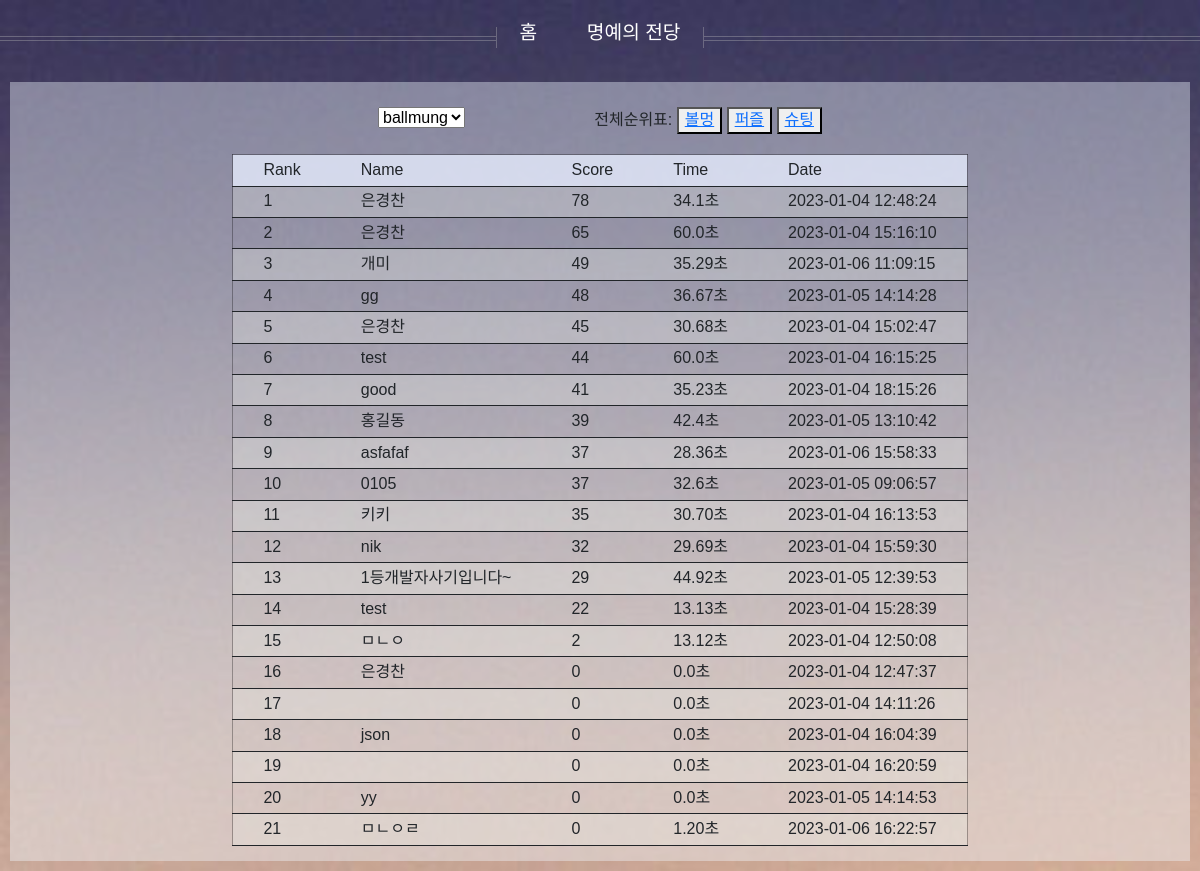
/rank/, run on the app's committed database.
### ballmungApp/models.py (models this page shows)
class rankInfo(models.Model):
    nickname = models.CharField(max_length=100, default="")
    score = models.IntegerField()
    clearTime = models.IntegerField()
    regiDate = models.CharField(max_length=100)

### mainApp/views.py (the view)
# urls.py: path("rank/", ballmungViews.rank, name="rank"),
def rank(request):
    if request.method == "GET":
        rankinfo = rankInfo.objects.all()
        rankinfo = rankinfo.order_by("-score", "clearTime") #-score 역순
        page_info = {
            "startPage" : 1,
            "endPage" : 10,
            "underPageCount" : 10, #하단 페이지의 보여질 개수
            "currentPage" : 1,
            "totalPage" : 0,
            "countPerPage" : 30, #페이지당 보여질 데이터수
        }
        page_info["currentPage"] = request.GET.get("page")
        if not page_info["currentPage"]: #현재페이지를 가져오지 못하면 1페이지를 보여줌
            page_info["currentPage"] = 1
        else:
            page_info["currentPage"] = int(page_info["currentPage"]) #숫자로 형변환
            if page_info["currentPage"] <= 0:
                page_info["currentPage"] = 1
        page_info["totalPage"] = (rankinfo.count() // page_info["countPerPage"]) + 1
        if (rankinfo.count() % page_info["countPerPage"]) == 0: #한페이지에 보여질 수에 딱 맞아 떨어지면 1을 빼줘야됨
            page_info["totalPage"] -= 1
        page_info["startPage"] = (page_info["currentPage"] // page_info["underPageCount"]) * page_info["underPageCount"] + 1
        page_info["endPage"] = page_info["startPage"] + page_info["underPageCount"] - 1
        if page_info["endPage"] > page_info["totalPage"]: #끝 페이지가 전체페이지수를 넘어가면
            page_info["endPage"] = page_info["totalPage"]
        pageRange = range(page_info["startPage"], page_info["endPage"]+1)
        paginator = Paginator(rankinfo, page_info["countPerPage"])  # 한페이지당 보여질 개수(데이터, 개수)
        rankinfo_s = paginator.get_page(page_info["currentPage"]) # 몇 페이지를 보여줄지 저장(1페이지의 10개의 데이터가 저장)
        return render(request, "mainApp/rank.html", {"rankdata":rankinfo_s, "page_info":page_info, "pageRange":pageRange})
    elif request.method == "POST":
        return render(request, "mainApp/main.html")

### ballmungApp/templatetags/rank_filter.py (called while the page is built)
@register.filter
def rank_filter(value, arg):
    rank = value + (arg - 1) * 10
    return rank

### ballmungApp/templatetags/time_filter.py (called while the page is built)
@register.filter
def time_filter(value):
    text = "{f}.{b}초"
    return text.format(f=(value//100), b=(value%100))

### mainApp/templates/mainApp/rank.html (shortened to what this page needs)
<!DOCTYPE html>
<html lang="en">
<head>
    <link href="https://cdn.jsdelivr.net/npm/bootstrap@5.2.3/dist/css/bootstrap.min.css" rel="stylesheet">
    <link rel="stylesheet" href="/static/ballmungApp/css/mainApp_rank.css">
</head>
<body>
    {% include "nav.html" %}
    <div class="wrapper">
        <div class="rank_header">
            <div class="dropdown">
                <div>
                    <select name="select" id="gameSelect">
                        <option value="ballmung">ballmung</option>
                    </select>
                </div>
            </div>
            <div class="rank_button">
                <div>
                    <span>전체순위표:</span>
                    <button><a href="/ballmung/rank">볼멍</a></button>
                    <button><a href="../puzzleApp/rank">퍼즐</a></button>
                    <button><a href="/shootingApp/rank">슈팅</a></button>
                </div>
            </div>
        </div>
        <div id="rankTable">
            {% include "mainApp/ballmung_rank.html" %}
        </div>
    </div>
</body>
</html>

### mainApp/templates/mainApp/ballmung_rank.html
<table>
    <thead>
        <tr>
            <th>Rank</th>
            <th>Name</th>
            <th>Score</th>
            <th>Time</th>
            <th>Date</th>
        </tr>
    </thead>
    <tbody>
        {% load time_filter %}
        {% load rank_filter %}
        {% for rd in rankdata %}
            <tr>
                <td>{{ forloop.counter | rank_filter:page_info.currentPage}}</td>
                <td>{{ rd.nickname }}</td>
                <td>{{ rd.score }}</td>
                <td>{{ rd.clearTime | time_filter }}</td>
                <td>{{ rd.regiDate }}</td>
            </tr>
        {% endfor %}
    </tbody>
</table>

### ballmungApp/static/ballmungApp/css/mainApp_rank.css (style rules this page uses)
html,body,div,span, p, a, img, ol, ul, li, form, label, table, tr, th, td, canvas, header, nav, section { margin: 0; padding: 0; border: 0; font-size: 100%; font: inherit; vertical-align: baseline; }
body { font-family: 'Noto Sans KR', sans-serif; padding-left: 0px; background-image: url("../images/pic03.jpg"); background-size: cover; line-height: 1.3; }
.wrapper { background-color: rgba(240, 248, 255, 0.4); display: flex; flex-direction: column; justify-content: center; align-items: center; padding: 10px; margin: 10px; }
.wrapper>div { margin: 5px; }
table { position: relative; border-collapse: collapse; border: 1px solid; border-color: rgba(0, 0, 0, 0.3); padding-left: 10px; }
thead { background-color: rgba(231, 237, 254, 0.8); }
th, td { border-bottom: 1px solid; padding: 0.6vh 2.5vw; }
tbody>tr:nth-of-type(2n-1) { background-color: rgba(235, 237, 232, 0.3); }
.rank_header { display: flex; flex-direction: row; justify-content:space-between; width: 40%; margin: 10px; }
.rank_header .dropdown { display: flex; flex-direction: row; justify-content:flex-start; padding: 10px; }
.rank_header .rank_button { display: flex; flex-direction: row; justify-content:flex-end; padding: 10px; }

### data on the page
rankInfo: nickname "은경찬", score "78", clearTime "34.1초", regiDate "2023-01-04 12:48:24"
rankInfo: nickname "은경찬", score "65", clearTime "60.0초", regiDate "2023-01-04 15:16:10"
rankInfo: nickname "개미", score "49", clearTime "35.29초", regiDate "2023-01-06 11:09:15"
rankInfo: nickname "gg", score "48", clearTime "36.67초", regiDate "2023-01-05 14:14:28"
rankInfo: nickname "은경찬", score "45", clearTime "30.68초", regiDate "2023-01-04 15:02:47"
rankInfo: nickname "test", score "44", clearTime "60.0초", regiDate "2023-01-04 16:15:25"
rankInfo: nickname "good", score "41", clearTime "35.23초", regiDate "2023-01-04 18:15:26"
rankInfo: nickname "홍길동", score "39", clearTime "42.4초", regiDate "2023-01-05 13:10:42"
rankInfo: nickname "asfafaf", score "37", clearTime "28.36초", regiDate "2023-01-06 15:58:33"
rankInfo: nickname "0105", score "37", clearTime "32.6초", regiDate "2023-01-05 09:06:57"
rankInfo: nickname "키키", score "35", clearTime "30.70초", regiDate "2023-01-04 16:13:53"
rankInfo: nickname "nik", score "32", clearTime "29.69초", regiDate "2023-01-04 15:59:30"
rankInfo: nickname "1등개발자사기입니다~", score "29", clearTime "44.92초", regiDate "2023-01-05 12:39:53"
rankInfo: nickname "test", score "22", clearTime "13.13초", regiDate "2023-01-04 15:28:39"
rankInfo: nickname "ㅁㄴㅇ", score "2", clearTime "13.12초", regiDate "2023-01-04 12:50:08"
rankInfo: nickname "은경찬", score "0", clearTime "0.0초", regiDate "2023-01-04 12:47:37"
rankInfo: score "0", clearTime "0.0초", regiDate "2023-01-04 14:11:26"
rankInfo: nickname "json", score "0", clearTime "0.0초", regiDate "2023-01-04 16:04:39"
rankInfo: score "0", clearTime "0.0초", regiDate "2023-01-04 16:20:59"
rankInfo: nickname "yy", score "0", clearTime "0.0초", regiDate "2023-01-05 14:14:53"
rankInfo: nickname "ㅁㄴㅇㄹ", score "0", clearTime "1.20초", regiDate "2023-01-06 16:22:57"
